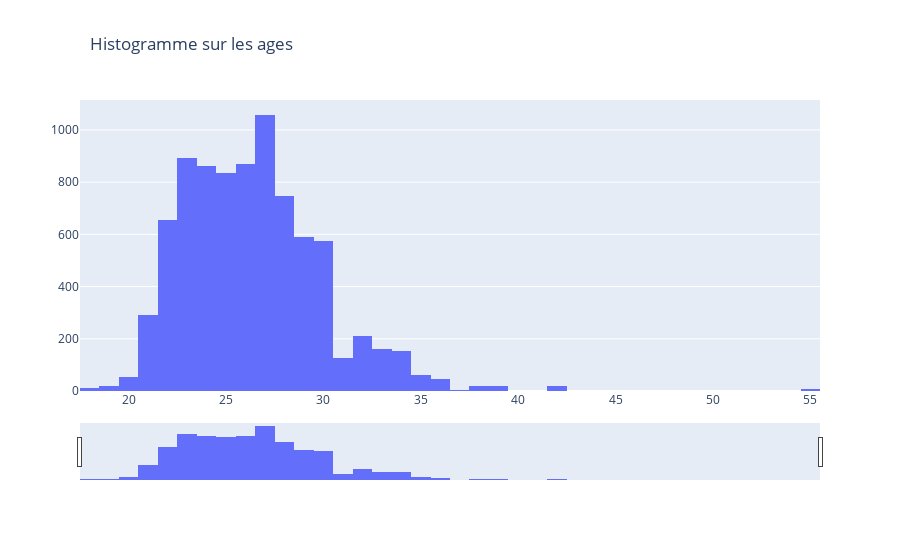

Notebook source saved alongside this figure:
### Code cell
# Histogramme interactif sur les âges
fig = go.Figure(
    data=go.Histogram(
        x=age['age']
    ),
    layout=go.Layout(
        title=go.layout.Title(text="Histogramme sur les ages", x=0.1)
    )
)

fig.update_xaxes(rangeslider_visible=True)

fig.show()

### Figure 1 — Plotly figure (JSON) as saved in the notebook; plotly's stock layout.template omitted (floating-point values rounded to 4 significant figures; data arrays with more than 128 entries replaced by an {"elided": "..."} marker saying what was removed)
{"data": [{"type": "histogram", "x": {"elided": "8283 int values"}}], "layout": {"title": {"text": "Histogramme sur les ages", "x": 0.1}, "xaxis": {"rangeslider": {"visible": true}}}}
